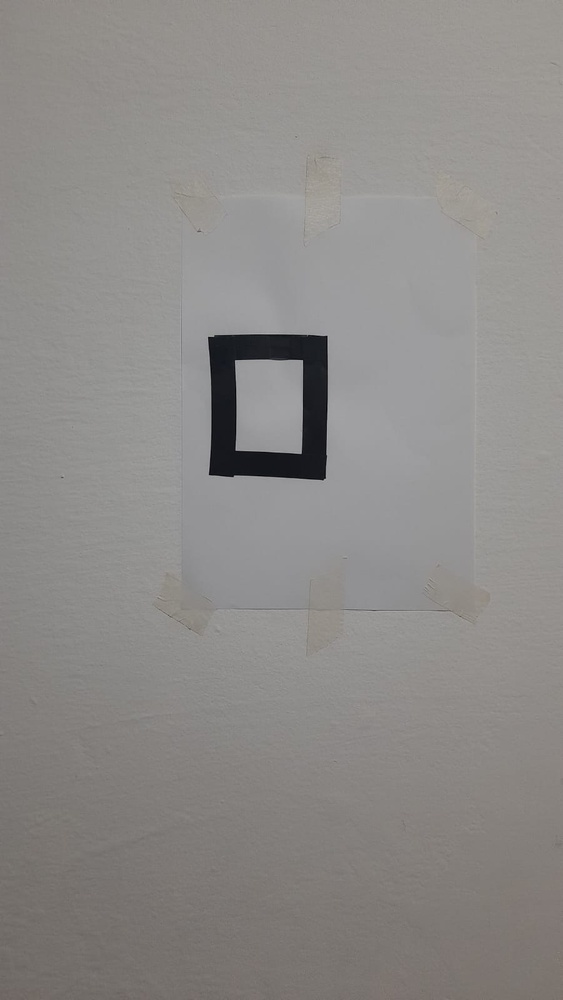
#> input picture Figura_teste2.jpeg, 563 x 1000 px, shrunk from 901 x 1600 before the run
$ python Par_fita4.0EImagem.py
#> lines starting #> are read from the running program, lines starting #| are printed output that depends on the picture; after the words box and inside, x2 and y2 are one past the last pixel; in counts of white or black regions, pixels touching at a corner belong together; long printed decimals are rounded
import cv2
import numpy as np

# Função para processar a imagem
def process_image(image):
    gray = cv2.cvtColor(image, cv2.COLOR_BGR2GRAY)
    _, thresh = cv2.threshold(gray, 50, 255, cv2.THRESH_BINARY_INV)
    edges = cv2.Canny(thresh, 50, 150)
    return edges, thresh

def overlay_contours_on_image(image, contour):
    # Copia a imagem original para sobrepor o contorno
    overlay = image.copy()

    # Desenha o contorno em vermelho (BGR: (0, 0, 255))
    cv2.drawContours(overlay, [contour], -1, (0, 0, 255), thickness=cv2.FILLED)

    # Transpor a imagem original e a imagem com contornos (50% de opacidade)
    final_image = cv2.addWeighted(overlay, 0.5, image, 0.5, 0)

    return final_image

# Função para calcular área, perímetro, média, mediana e maior largura da fita
def calculate_area_perimeter(edges, threshold_image, tape_width_meters=0.0176): # 0.0175 largura da fita de teste e 0.02 largura da fita na competição
    contours, _ = cv2.findContours(edges, cv2.RETR_EXTERNAL, cv2.CHAIN_APPROX_SIMPLE)
    if contours:
        contour = max(contours, key=cv2.contourArea)
        area_pixels = cv2.contourArea(contour)
        perimeter_pixels = cv2.arcLength(contour, True)
        print(f"Perímetro em pixels: {perimeter_pixels}")
        mask = np.zeros(edges.shape, np.uint8)
        cv2.drawContours(mask, [contour], -1, 255, thickness=cv2.FILLED)
        cv2.imshow('Imagem mask', mask)

        tape_pixel_widths = []
        for i in range(0, edges.shape[0], 10):
            for j in range(0, edges.shape[1], 10):
                if threshold_image[i, j] == 255:
                    local_width = cv2.countNonZero(edges[i-5:i+5, j-5:j+5])
                    if local_width > 0:
                        tape_pixel_widths.append(local_width)

        if tape_pixel_widths:
            avg_tape_pixel_width = np.mean(tape_pixel_widths)
            med_tape_pixel_width = np.median(tape_pixel_widths)
            max_tape_pixel_width = np.max(tape_pixel_widths)

            meters_per_pixel = tape_width_meters / med_tape_pixel_width #tava antes avg_tape_pixel_width
            area_meters = area_pixels * (meters_per_pixel ** 2)
            perimeter_meters = perimeter_pixels * meters_per_pixel

            return area_meters, perimeter_meters, avg_tape_pixel_width, med_tape_pixel_width, max_tape_pixel_width
        else:
            print("Não foi possível calcular a largura da fita.")
            return None, None, None, None, None
    else:
        return None, None, None, None, None

def Porcentagem_de_erro(area_calculada, perimetro_calculado):
    area_real = 0.008925 #  metros quadrados
    perimetro_real = 0.38 # metros
    erro_area = ((area_real - area_calculada) / area_real) * 100
    erro_per = ((perimetro_real - perimetro_calculado) / perimetro_real) * 100

    return erro_area, erro_per

# Função principal
def main():
    image = cv2.imread("Figura_teste2.jpeg")
#> image is the input picture: shape (1000, 563, 3); mean B, G, R 136.3, 138.5, 140.9

    if image is None:
        print("Falha ao carregar a imagem")
        return

    edges, thresh = process_image(image)
#> in process_image, `_, thresh = cv2.threshold(gray, 50, 255, cv2.THRESH_BINARY_INV)`:
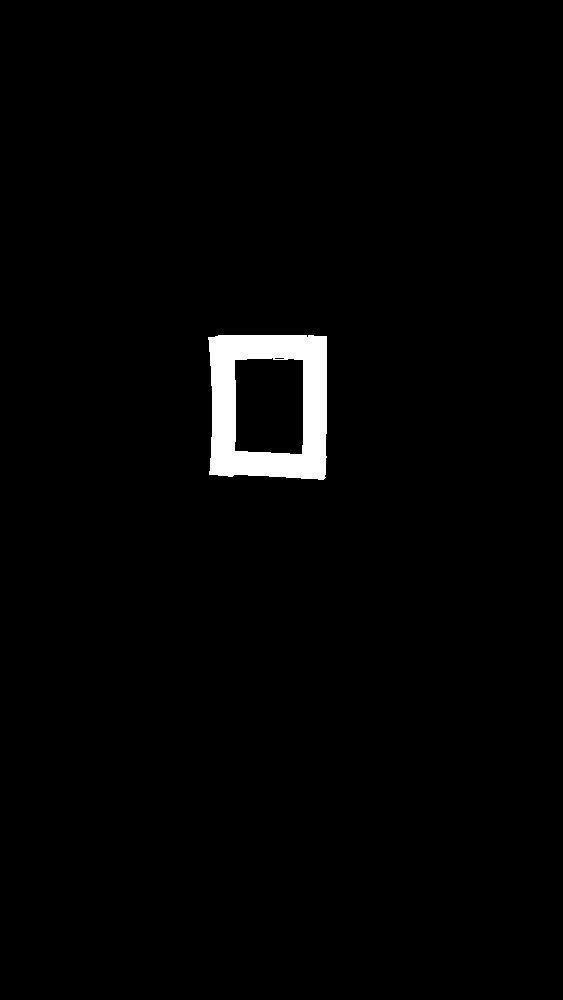
#> thresh: shape (1000, 563); 1.8% white; 1 white region, box (x1, y1, x2, y2) and area: (208, 335, 327, 480) 10157
#> in process_image, `edges = cv2.Canny(thresh, 50, 150)`:
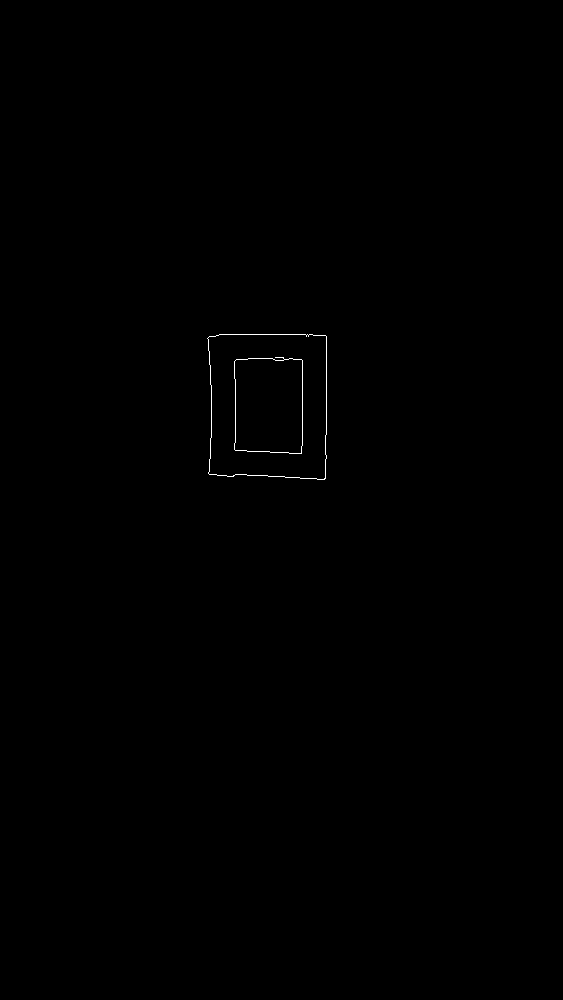
#> edges: shape (1000, 563); 0.15% white in thin lines or dots, all inside (x1, y1, x2, y2) = (207, 334, 327, 480)
    contours, _ = cv2.findContours(edges, cv2.RETR_EXTERNAL, cv2.CHAIN_APPROX_SIMPLE)
#> contours = 1 contour; box (x1, y1, x2, y2) and area: (207, 334, 327, 480) 16418

    if contours:
        contour = max(contours, key=cv2.contourArea)
#> contour = contour of 54 points, box (x1, y1, x2, y2) (207, 334, 327, 480), area 16418
        area, perimeter, avg_tape_pixel_width, med_tape_pixel_width, max_tape_pixel_width = calculate_area_perimeter(edges, thresh)
#> in calculate_area_perimeter, `area_pixels = cv2.contourArea(contour)`: area_pixels = 16417.5
#> in calculate_area_perimeter, `perimeter_pixels = cv2.arcLength(contour, True)`: perimeter_pixels = 525.8
#| Perímetro em pixels: 525.841
#> in calculate_area_perimeter, `cv2.drawContours(mask, [contour], -1, 255, thickness=cv2.FILLED)`:
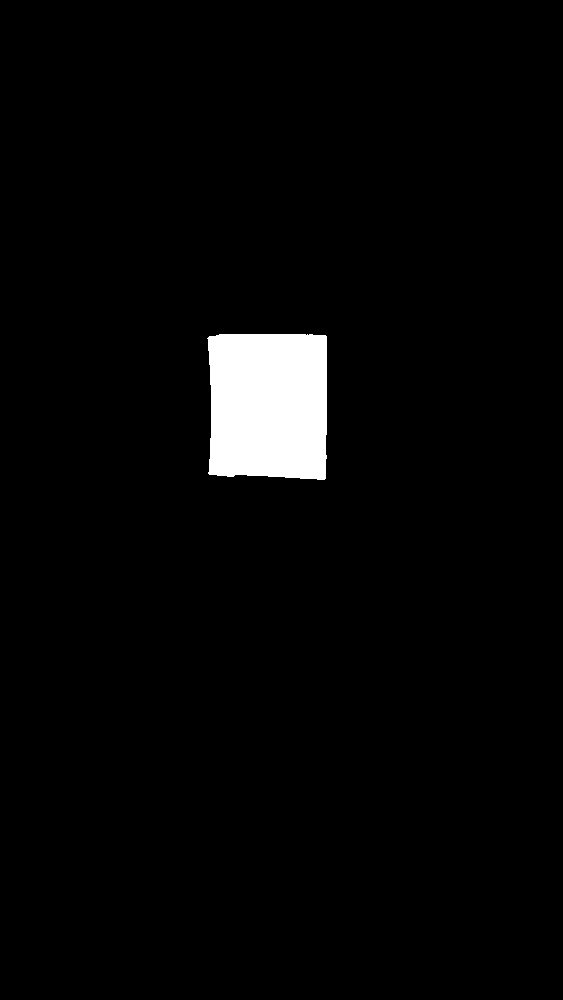
#> mask: shape (1000, 563); 3% white; 1 white region, box (x1, y1, x2, y2) and area: (207, 334, 327, 480) 16675
#> after the loop in calculate_area_perimeter, `for i in range(0, edges.shape[0], 10):`: tape_pixel_widths = [14, 4, 6, 10, 10, 10, 4, 10, 4, 2, 5, 10, 15, 2, 10, 2]
#> in calculate_area_perimeter, `avg_tape_pixel_width = np.mean(tape_pixel_widths)`: avg_tape_pixel_width = 7.38
#> in calculate_area_perimeter, `med_tape_pixel_width = np.median(tape_pixel_widths)`: med_tape_pixel_width = 8
#> in calculate_area_perimeter, `max_tape_pixel_width = np.max(tape_pixel_widths)`: max_tape_pixel_width = 15
#> in calculate_area_perimeter, `meters_per_pixel = tape_width_meters / med_tape_pixel_width`: meters_per_pixel = 0.0022
#> in calculate_area_perimeter, `area_meters = area_pixels * (meters_per_pixel ** 2)`: area_meters = 0.0795
#> in calculate_area_perimeter, `perimeter_meters = perimeter_pixels * meters_per_pixel`: perimeter_meters = 1.16
#> area = 0.0795; perimeter = 1.16; avg_tape_pixel_width = 7.38; med_tape_pixel_width = 8; max_tape_pixel_width = 15
        erro_area, erro_per = Porcentagem_de_erro(area, perimeter)
#> in Porcentagem_de_erro, `erro_area = ((area_real - area_calculada) / area_real) * 100`: erro_area = -790.3
#> in Porcentagem_de_erro, `erro_per = ((perimetro_real - perimetro_calculado) / perimetro_real) *..`: erro_per = -204.4
#> erro_area = -790.3; erro_per = -204.4

        if area is not None and perimeter is not None:
            print(f"\nUtilizando a mediana da fita para cálculos:")
            print(f"\nÁrea: {area:.6f} metros quadrados")
#| Área: 0.07946 metros quadrados
            print(f"Perímetro: {perimeter:.6f} metros")
#| Perímetro: 1.157 metros
            print(f"Largura média da fita em pixels: {avg_tape_pixel_width:.2f}")
#| Largura média da fita em pixels: 7.38
            print(f"Largura mediana da fita em pixels: {med_tape_pixel_width:.2f}")
#| Largura mediana da fita em pixels: 8.00
            print(f"Maior largura da fita em pixels: {max_tape_pixel_width:.2f}")
#| Maior largura da fita em pixels: 15.00
            print(f"Erro de área: {erro_area:.2f}%")
#| Erro de área: -790.32%
            print(f"Erro de perímetro: {erro_per:.2f}%\n")
#| Erro de perímetro: -204.43%
        else:
            print("Nenhuma figura detectada.")

        final_image = overlay_contours_on_image(image, contour)
#> in overlay_contours_on_image, `cv2.drawContours(overlay, [contour], -1, (0, 0, 255), thickness=cv2.FI..`:
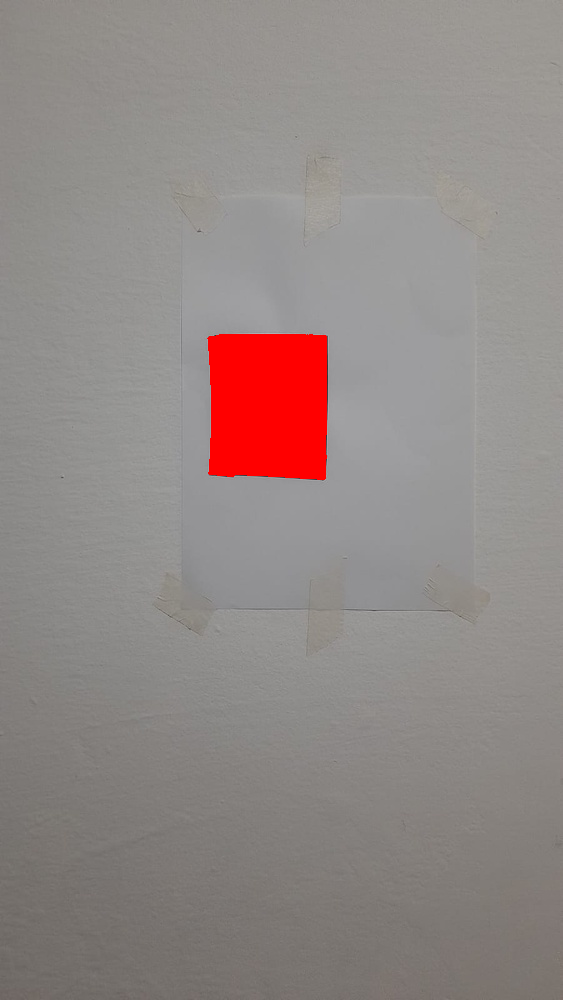
#> overlay: shape (1000, 563, 3); 2.96% of pixels changed, all inside (x1, y1, x2, y2) = (207, 334, 327, 480)
#> in overlay_contours_on_image, `final_image = cv2.addWeighted(overlay, 0.5, image, 0.5, 0)`:
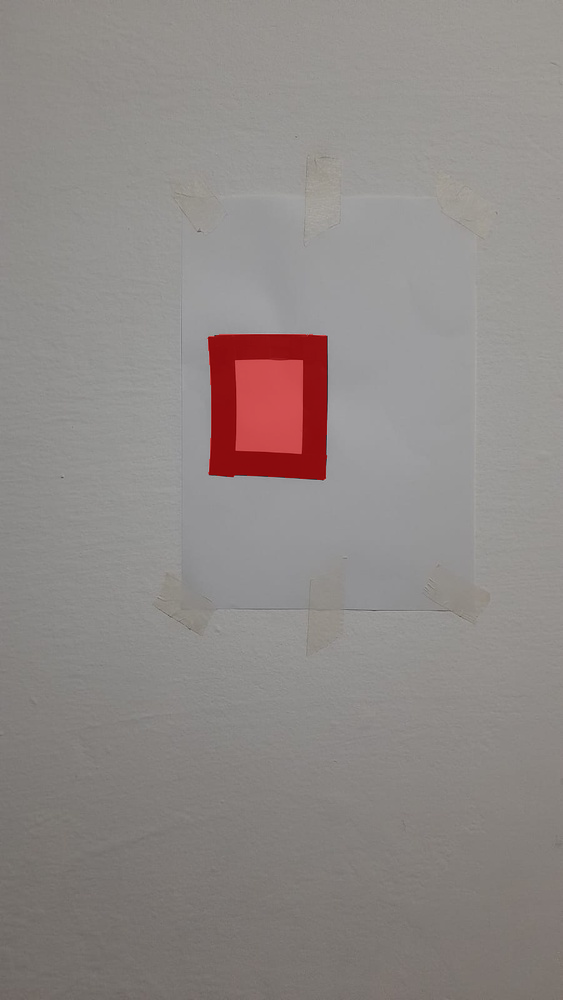
#> final_image: shape (1000, 563, 3); mean B, G, R 135.1, 137.4, 143.6

        # Exibir a imagem resultante
        cv2.imshow("Imagem com Contorno", final_image)
        cv2.imshow('Imagem Original', image)
        cv2.imshow('Imagem com Contornos', edges)
        cv2.waitKey(0)
        cv2.destroyAllWindows()

if __name__ == "__main__":
    main()
